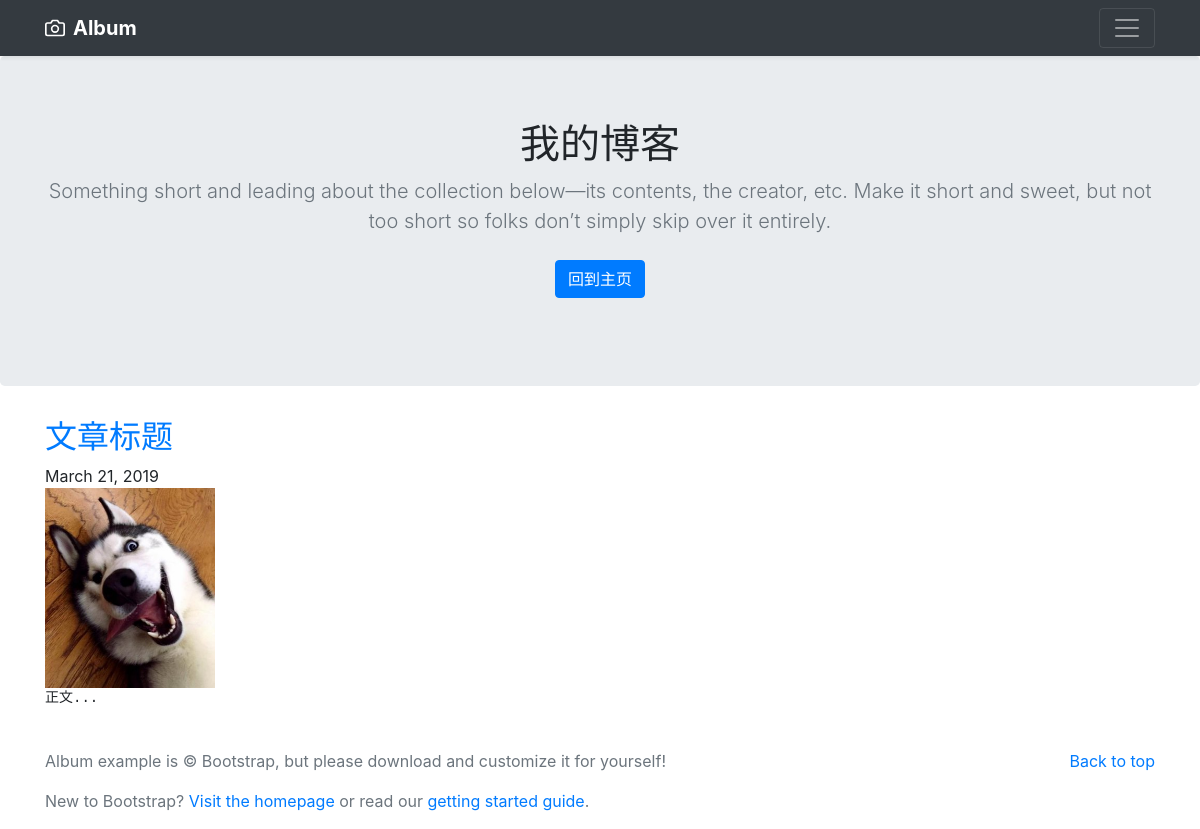
/blog/, run on an earlier commit of the app's database.
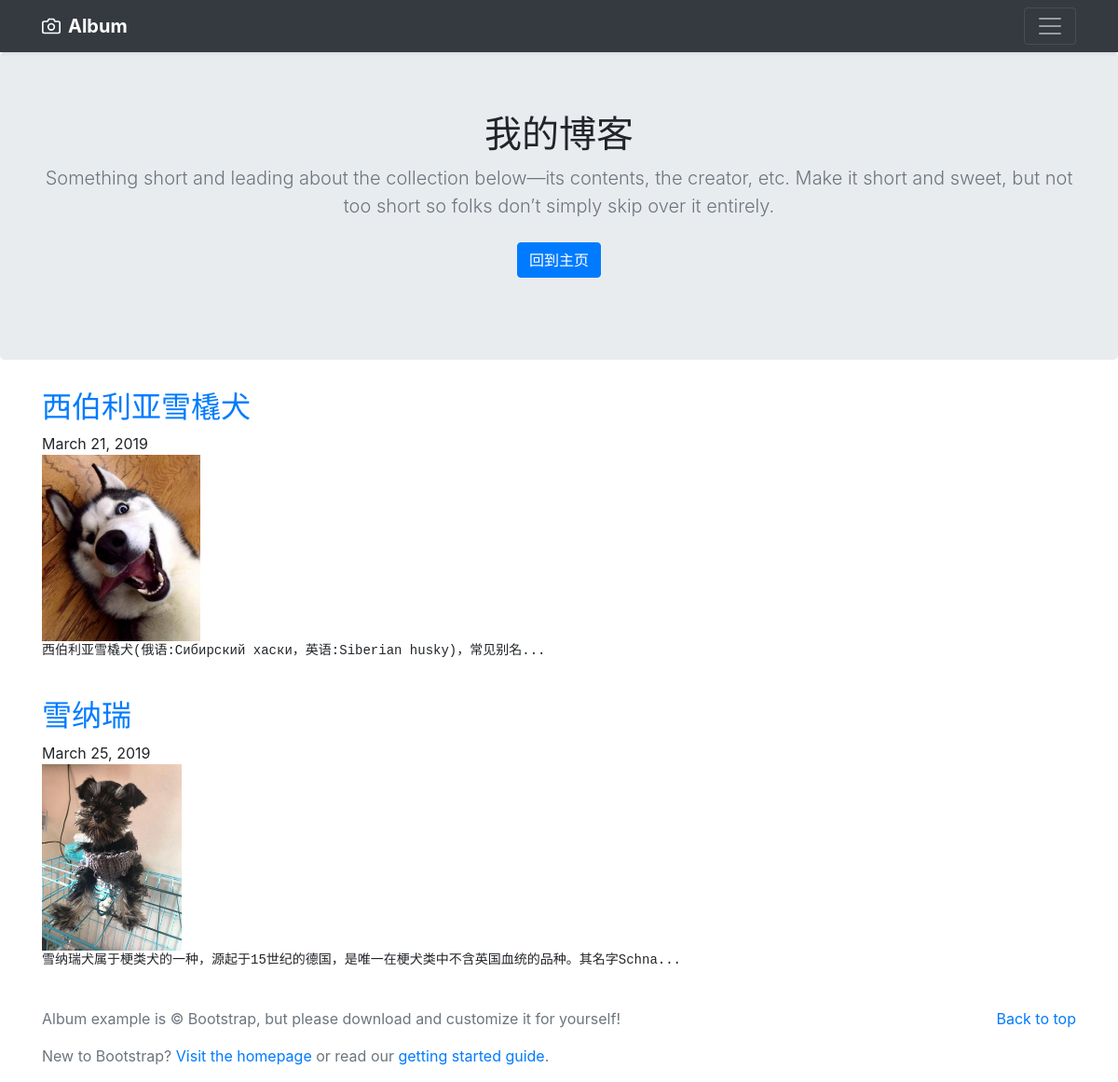
And on a later commit of the database.
### blog/models.py (models this page shows, shortened)
class Blog(models.Model):
    title = models.CharField(default='文章标题', max_length=50)
    date = models.DateField()
    image = models.ImageField(upload_to = 'image/')
    text = models.TextField(default='正文')
    def short_text(self):
        return self.text[:50] + '...'

### blog/views.py (the view)
# urls.py: path('',views.blog_page),
def blog_page(request):
    blogs = Blog.objects
    return render(request,'blog.html',{'blogs': blogs})

### blog/templates/blog.html (shortened to what this page needs)
<!doctype html>
<html lang="en">
  <head>
<link rel="stylesheet" href="https://stackpath.bootstrapcdn.com/bootstrap/4.3.1/css/bootstrap.min.css">
  </head>
  <body>
    <header>
  <div class="navbar navbar-dark bg-dark shadow-sm">
    <div class="container d-flex justify-content-between">
      <a href="#" class="navbar-brand d-flex align-items-center">
        <strong>Album</strong>
      </a>
      <button class="navbar-toggler" type="button" data-toggle="collapse" data-target="#navbarHeader" aria-controls="navbarHeader" aria-expanded="false" aria-label="Toggle navigation">
        <span class="navbar-toggler-icon"></span>
      </button>
    </div>
  </div>
</header>
<main role="main">
  <section class="jumbotron text-center">
    <div class="container">
      <h1 class="jumbotron-heading">我的博客</h1>
      <p class="lead text-muted">Something short and leading about the collection below—its contents, the creator, etc. Make it short and sweet, but not too short so folks don’t simply skip over it entirely.</p>
      <p>
        <a href=".." class="btn btn-primary my-2">回到主页</a>
      </p>
    </div>
  </section>
  <div class="container">
    {% for blog in blogs.all %}
    <h2><a href="{{ blog.id }}">{{blog.title}}</a></h2>
    {{blog.date}}
    <br>
    <img src="{{blog.image.url}}"height=200>
    <br>
    <pre style="width:750px;">{{blog.short_text}}</pre>
    <br>
    {% endfor %}
   </div>
</main>
<footer class="text-muted">
  <div class="container">
    <p class="float-right">
      <a href="#">Back to top</a>
    </p>
    <p>Album example is &copy; Bootstrap, but please download and customize it for yourself!</p>
    <p>New to Bootstrap? <a href="https://getbootstrap.com/">Visit the homepage</a> or read our <a href="/docs/4.3/getting-started/introduction/">getting started guide</a>.</p>
  </div>
</footer>
</html>

### blog/templates/blog.html (style rules this page uses)
pre { white-space: pre-wrap; word-wrap: break-word; }

What changed in the data, as far as the page shows it:
changed Blog: title "文章标题" → "西伯利亚雪橇犬"; short_text "正文..." → "西伯利亚雪橇犬(俄语:Сибирский хаски，英语:Siberian husky)，常见别名..."
added Blog: title "雪纳瑞", date "March 25, 2019", image (picture), short_text "雪纳瑞犬属于梗类犬的一种，源起于15世纪的德国，是唯一在梗犬类中不含英国血统的品种。其名字Schna..."
